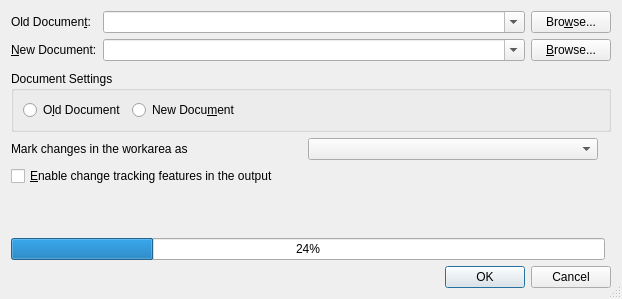
<?xml version="1.0" encoding="UTF-8"?>
<ui version="4.0">
 <class>CompareUi</class>
 <widget class="QDialog" name="CompareUi">
  <property name="geometry">
   <rect>
    <x>0</x>
    <y>0</y>
    <width>622</width>
    <height>299</height>
   </rect>
  </property>
  <property name="windowTitle">
   <string/>
  </property>
  <property name="sizeGripEnabled">
   <bool>true</bool>
  </property>
  <layout class="QGridLayout" name="gridLayout_2">
   <item row="10" column="0">
    <widget class="QProgressBar" name="progressBar">
     <property name="value">
      <number>24</number>
     </property>
     <property name="orientation">
      <enum>Qt::Horizontal</enum>
     </property>
    </widget>
   </item>
   <item row="1" column="0">
    <spacer name="verticalSpacer">
     <property name="orientation">
      <enum>Qt::Vertical</enum>
     </property>
     <property name="sizeType">
      <enum>QSizePolicy::Fixed</enum>
     </property>
     <property name="sizeHint" stdset="0">
      <size>
       <width>20</width>
       <height>4</height>
      </size>
     </property>
    </spacer>
   </item>
   <item row="2" column="0" colspan="2">
    <layout class="QHBoxLayout" name="horizontalLayout_3">
     <item>
      <widget class="QGroupBox" name="groupBox">
       <property name="sizePolicy">
        <sizepolicy hsizetype="Expanding" vsizetype="Fixed">
         <horstretch>0</horstretch>
         <verstretch>0</verstretch>
        </sizepolicy>
       </property>
       <property name="toolTip">
        <string>Select the document from which the settings should be taken</string>
       </property>
       <property name="title">
        <string>Document Settings</string>
       </property>
       <property name="flat">
        <bool>true</bool>
       </property>
       <layout class="QHBoxLayout" name="horizontalLayout">
        <item>
         <widget class="QRadioButton" name="oldSettingsRB">
          <property name="text">
           <string>O&amp;ld Document</string>
          </property>
         </widget>
        </item>
        <item>
         <widget class="QRadioButton" name="newSettingsRB">
          <property name="text">
           <string>New Docu&amp;ment</string>
          </property>
         </widget>
        </item>
        <item>
         <spacer name="horizontalSpacer">
          <property name="orientation">
           <enum>Qt::Horizontal</enum>
          </property>
          <property name="sizeHint" stdset="0">
           <size>
            <width>40</width>
            <height>20</height>
           </size>
          </property>
         </spacer>
        </item>
       </layout>
      </widget>
     </item>
    </layout>
   </item>
   <item row="7" column="0" colspan="2">
    <widget class="QCheckBox" name="trackingCB">
     <property name="toolTip">
      <string>Turns on the change tracking and showing changes in LaTeX output for the resulting document</string>
     </property>
     <property name="text">
      <string>&amp;Enable change tracking features in the output</string>
     </property>
     <property name="checked">
      <bool>false</bool>
     </property>
    </widget>
   </item>
   <item row="8" column="0">
    <spacer name="verticalSpacer_2">
     <property name="orientation">
      <enum>Qt::Vertical</enum>
     </property>
     <property name="sizeHint" stdset="0">
      <size>
       <width>20</width>
       <height>4</height>
      </size>
     </property>
    </spacer>
   </item>
   <item row="0" column="0" colspan="2">
    <layout class="QGridLayout" name="gridLayout">
     <item row="0" column="0">
      <widget class="QLabel" name="oldFileLA">
       <property name="text">
        <string>Old Documen&amp;t:</string>
       </property>
       <property name="buddy">
        <cstring>oldFileCB</cstring>
       </property>
      </widget>
     </item>
     <item row="0" column="1">
      <widget class="QComboBox" name="oldFileCB">
       <property name="sizePolicy">
        <sizepolicy hsizetype="Expanding" vsizetype="Fixed">
         <horstretch>0</horstretch>
         <verstretch>0</verstretch>
        </sizepolicy>
       </property>
       <property name="toolTip">
        <string>Specify the original version of the document here (comparison source)</string>
       </property>
       <property name="editable">
        <bool>true</bool>
       </property>
      </widget>
     </item>
     <item row="0" column="2">
      <widget class="QPushButton" name="oldFilePB">
       <property name="text">
        <string>Bro&amp;wse...</string>
       </property>
       <property name="autoDefault">
        <bool>false</bool>
       </property>
      </widget>
     </item>
     <item row="1" column="0">
      <widget class="QLabel" name="newFileLA">
       <property name="text">
        <string>&amp;New Document:</string>
       </property>
       <property name="buddy">
        <cstring>newFileCB</cstring>
       </property>
      </widget>
     </item>
     <item row="1" column="1">
      <widget class="QComboBox" name="newFileCB">
       <property name="sizePolicy">
        <sizepolicy hsizetype="Expanding" vsizetype="Fixed">
         <horstretch>0</horstretch>
         <verstretch>0</verstretch>
        </sizepolicy>
       </property>
       <property name="toolTip">
        <string>Specify the modified version of the document here (comparison target)</string>
       </property>
       <property name="editable">
        <bool>true</bool>
       </property>
      </widget>
     </item>
     <item row="1" column="2">
      <widget class="QPushButton" name="newFilePB">
       <property name="text">
        <string>&amp;Browse...</string>
       </property>
       <property name="autoDefault">
        <bool>false</bool>
       </property>
      </widget>
     </item>
    </layout>
   </item>
   <item row="11" column="0" colspan="2">
    <layout class="QHBoxLayout">
     <item>
      <layout class="QHBoxLayout" name="horizontalLayout_4" stretch="1,0">
       <item>
        <widget class="QStatusBar" name="statusBar">
         <property name="sizeGripEnabled">
          <bool>false</bool>
         </property>
        </widget>
       </item>
       <item>
        <widget class="QDialogButtonBox" name="buttonBox">
         <property name="standardButtons">
          <set>QDialogButtonBox::Cancel|QDialogButtonBox::Ok</set>
         </property>
        </widget>
       </item>
      </layout>
     </item>
    </layout>
   </item>
   <item row="3" column="0">
    <layout class="QHBoxLayout" name="horizontalLayout_5">
     <item>
      <widget class="QLabel" name="label">
       <property name="text">
        <string>Mark changes in the workarea as </string>
       </property>
      </widget>
     </item>
     <item>
      <widget class="QComboBox" name="authorCO"/>
     </item>
     <item>
      <spacer name="horizontalSpacer_2">
       <property name="orientation">
        <enum>Qt::Horizontal</enum>
       </property>
      </spacer>
     </item>
    </layout>
   </item>
  </layout>
 </widget>
 <includes>
  <include location="local">qt_i18n.h</include>
 </includes>
 <resources/>
 <connections/>
</ui>
